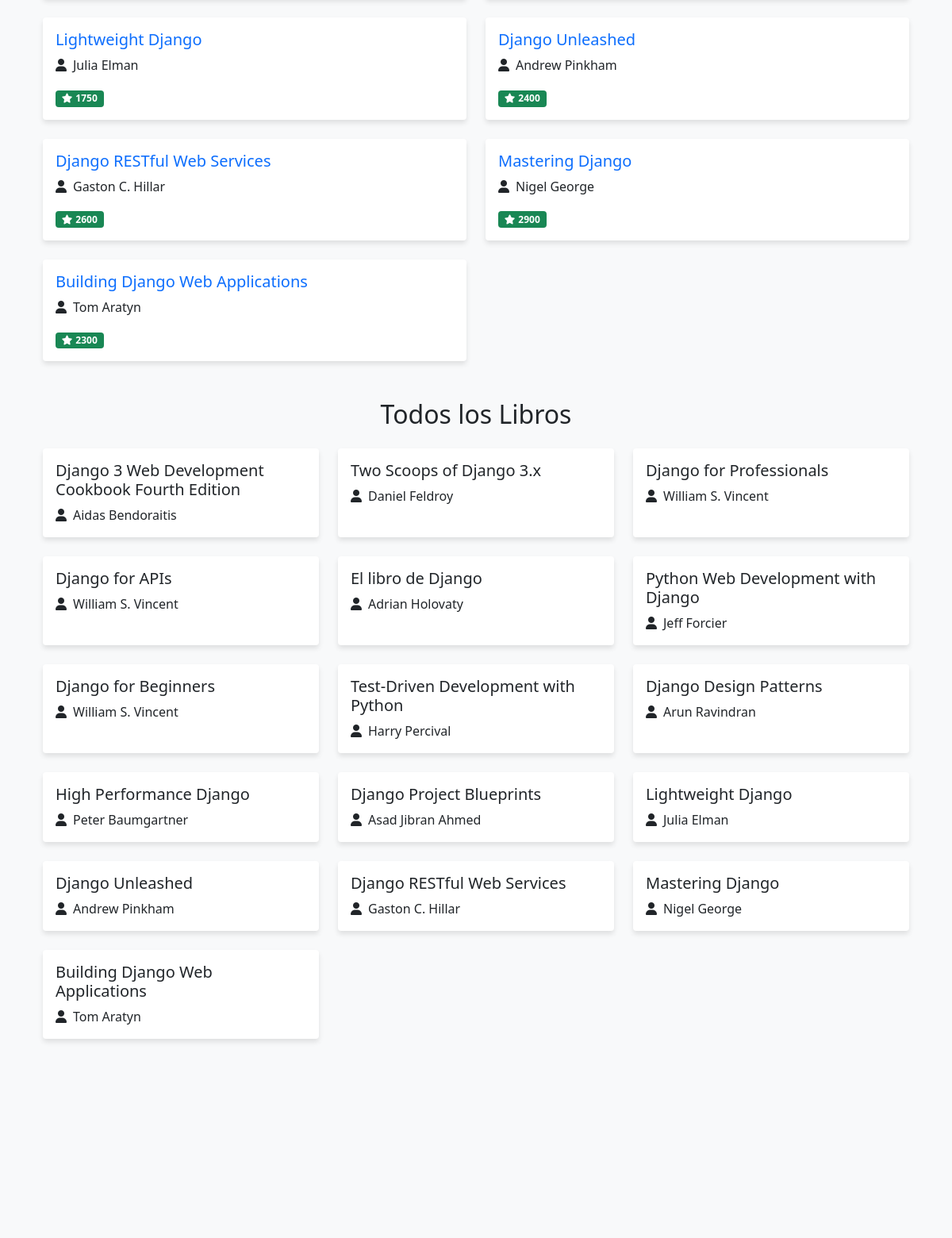
The page /listbook/ (signed in, middle part) on the database as committed earlier.
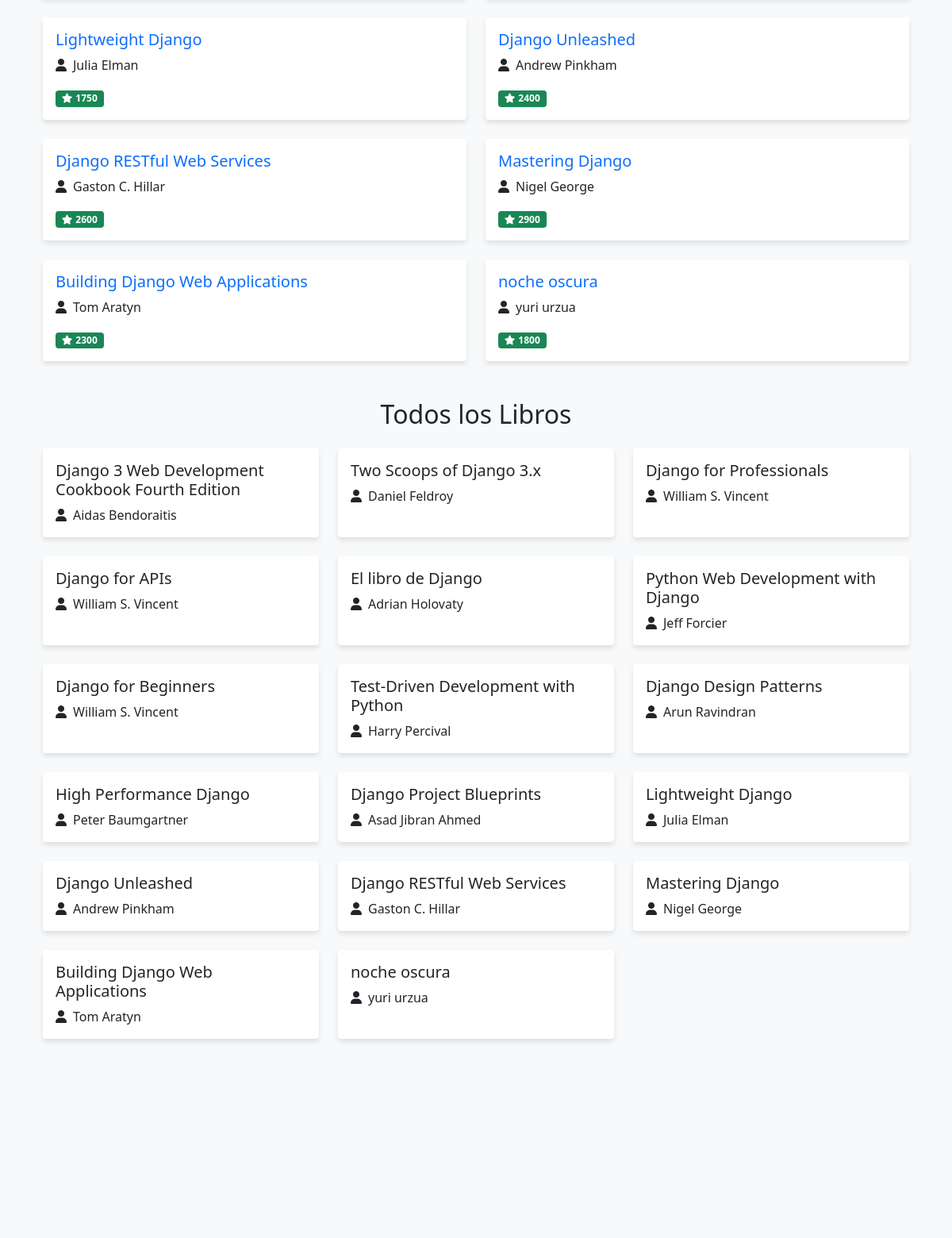
The same page on the database as committed later.
### libros/models.py (models this page shows, shortened)
class Libro(models.Model):
    titulo = models.CharField(max_length=200)
    autor = models.CharField(max_length=100)
    valoracion = models.IntegerField()
    fecha_creacion = models.DateTimeField(auto_now_add=True)
    fecha_modificacion = models.DateTimeField(auto_now=True)
    class Meta:
        verbose_name = 'Libro'
        verbose_name_plural = 'Libros'
        permissions = [
            ("development", "Permiso como Desarrollador"),
            ("scrum_master", "Permiso como Scrum Master"),
            ("product_owner", "Permiso como Product Owner"),
        ]

### libros/views.py (the view)
# urls.py: path('listbook/', views.listbook, name='listbook'),
@login_required
def listbook(request):
    libros_valorados = Libro.objects.filter(valoracion__gt=1500)
    todos_los_libros = Libro.objects.all()
    context = {
        'libros_valorados': libros_valorados,
        'todos_los_libros': todos_los_libros
    }
    return render(request, 'libros/listbook.html', context)

### libros/templates/libros/listbook.html (shortened to what this page needs)
{% extends 'layout.html' %}
{% block content %}
<div class="container py-4">
    {% if user.is_authenticated %}
        <div class="mb-5">
            <div class="row g-4">
                {% if libros_valorados %}
                    {% for libro in libros_valorados %}
                        <div class="col-md-6">
                            <div class="card h-100">
                                <div class="card-body">
                                    <h5 class="card-title text-primary">{{ libro.titulo }}</h5>
                                    <p class="card-text">
                                        <i class="fas fa-user me-2"></i>{{ libro.autor }}
                                    </p>
                                    <p class="card-text">
                                        <span class="badge bg-success">
                                            <i class="fas fa-star me-1"></i>{{ libro.valoracion }}
                                        </span>
                                    </p>
                                </div>
                            </div>
                        </div>
                    {% endfor %}
                {% else %}
                    <div class="alert alert-info">
                        No hay libros con valoración mayor a 1500.
                    </div>
                {% endif %}
            </div>
        </div>
        <div>
            <h2 class="text-center mb-4">Todos los Libros</h2>
            <div class="row g-4">
                {% if todos_los_libros %}
                    {% for libro in todos_los_libros %}
                        <div class="col-md-4">
                            <div class="card h-100">
                                <div class="card-body">
                                    <h5 class="card-title">{{ libro.titulo }}</h5>
                                    <p class="card-text">
                                        <i class="fas fa-user me-2"></i>{{ libro.autor }}
                                    </p>
                                </div>
                            </div>
                        </div>
                    {% endfor %}
                {% else %}
                    <div class="alert alert-info">
                        No hay libros disponibles.
                    </div>
                {% endif %}
            </div>
        </div>
    {% else %}
        <div class="alert alert-warning text-center">
            <h4>Acceso Restringido</h4>
            <p>Debes iniciar sesión para ver el contenido.</p>
            <a href="{% url 'login' %}" class="btn btn-primary">Iniciar Sesión</a>
        </div>
    {% endif %}
</div>
{% endblock %}

### libros/templates/layout.html (shortened to what this page needs)
<!DOCTYPE html>
<html lang="es">
<head>
    <link href="https://cdn.jsdelivr.net/npm/bootstrap@5.1.3/dist/css/bootstrap.min.css" rel="stylesheet">
    <link href="https://cdnjs.cloudflare.com/ajax/libs/font-awesome/6.0.0/css/all.min.css" rel="stylesheet">
</head>
<body>
    <main class="container mt-4">
        {% block content %}
        {% endblock %}
    </main>
</body>
</html>

### libros/templates/layout.html (style rules this page uses)
body { min-height: 100vh; display: flex; flex-direction: column; background-color: #f8f9fa; }
.container { flex: 1; }
.card { transition: all 0.3s ease; border: none; box-shadow: 0 4px 6px rgba(0,0,0,0.1); }
main { padding-bottom: 300px; }

Rows that differ between the two databases and show on the page:
added Libro: titulo "noche oscura", autor "yuri urzua", valoracion "1800"
